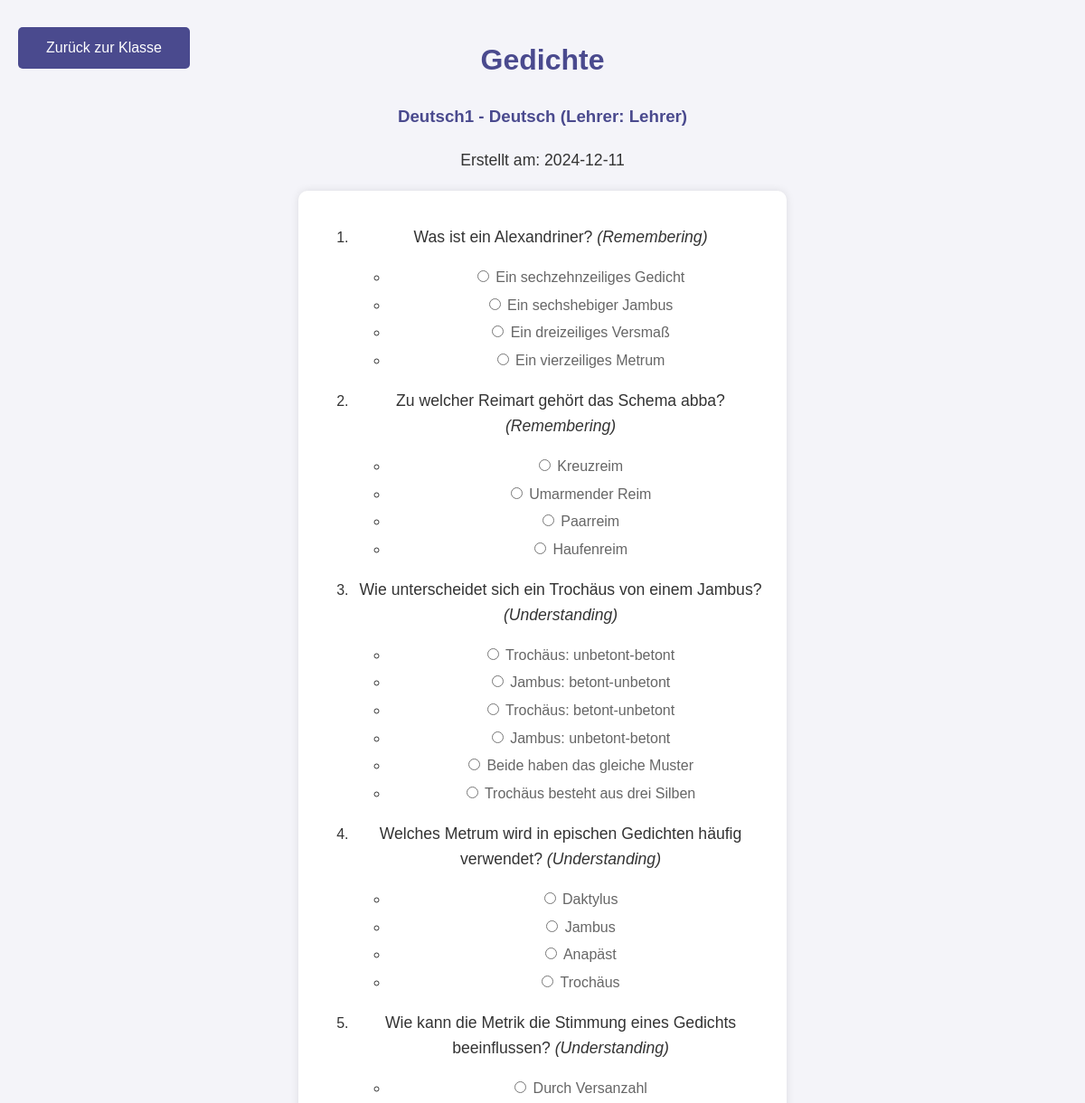
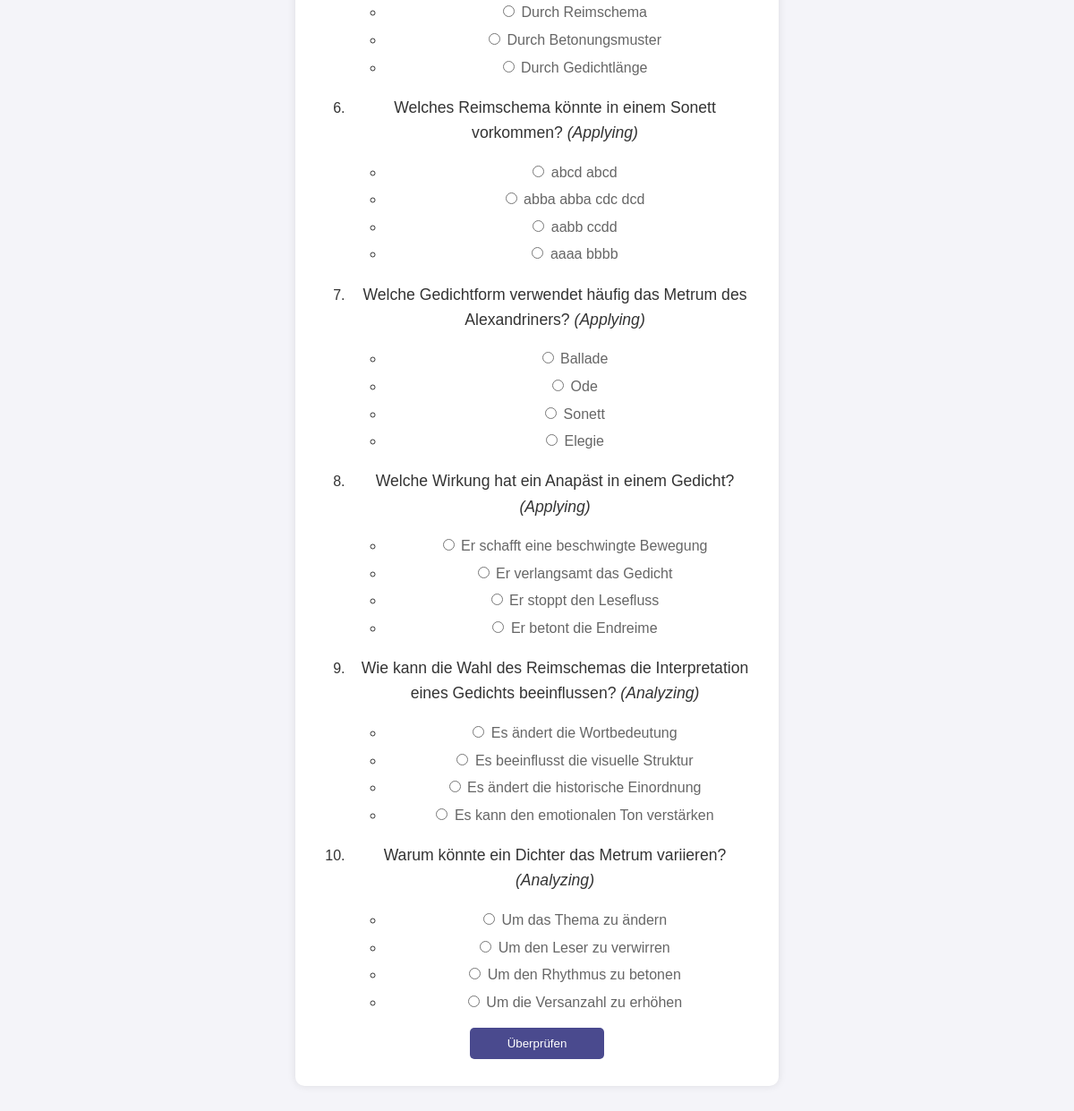
/homework/17/4 (signed in), run on the app's committed database (2 pictures, top to bottom).
### tables this page shows
CREATE TABLE Homework (
    id INTEGER PRIMARY KEY AUTOINCREMENT,
    class_id INTEGER,
    description TEXT NOT NULL,
    date_created TIMESTAMP DEFAULT CURRENT_TIMESTAMP, title TEXT NOT NULL DEFAULT 'Untitled Homework', status TEXT DEFAULT 'draft',
    FOREIGN KEY (class_id) REFERENCES Classes(id)
);

CREATE TABLE "Classes" (
    id INTEGER PRIMARY KEY AUTOINCREMENT,
    class_name TEXT NOT NULL,
    subject TEXT NOT NULL,
    teacher_id INTEGER, grade_level INTEGER,
    FOREIGN KEY (teacher_id) REFERENCES Teachers (id)
);

CREATE TABLE Teachers (
    id INTEGER PRIMARY KEY AUTOINCREMENT,
    name TEXT NOT NULL,
    email TEXT UNIQUE NOT NULL,
    password TEXT NOT NULL
);

CREATE TABLE "HomeworkQuestions" (
  id INTEGER PRIMARY KEY AUTOINCREMENT,
  homework_id INTEGER,
  skill_level INTEGER CHECK (skill_level BETWEEN 1 AND 10),
  question TEXT NOT NULL,
  correct_answer TEXT NOT NULL,
  explanation TEXT,
  question_type TEXT CHECK (
    question_type IN ('multiple_choice', 'text', 'number')
  ),
  options TEXT,
  taxonomy TEXT,
  FOREIGN KEY (homework_id) REFERENCES Homework (id) ON DELETE CASCADE
);

### app.py (the view)
@app.route('/homework/<int:homework_id>/<int:student_id>')
def view_homework_student(homework_id, student_id):
    import json
    conn = get_db_connection()
    class_info = conn.execute(
        'SELECT Classes.id, Classes.class_name, Classes.subject, Teachers.name AS teacher_name '
        'FROM Classes '
        'JOIN Teachers ON Classes.teacher_id = Teachers.id '
        'JOIN Homework ON Classes.id = Homework.class_id '
        'WHERE Homework.id = ?', (homework_id,)
    ).fetchone()
    if not class_info:
        conn.close()
        return "Fehler: Diese Klasse existiert nicht.", 404
    homework_status = conn.execute(
        '''
        SELECT CASE
                   WHEN HomeworkResults.date_submitted IS NOT NULL THEN 'Done'
                   ELSE 'Offen'
               END AS status
        FROM Homework
        LEFT JOIN HomeworkResults ON Homework.id = HomeworkResults.homework_id
        AND HomeworkResults.student_id = ?
        WHERE Homework.id = ?
        ''', (student_id, homework_id)
    ).fetchone()
    student = conn.execute(
        'SELECT class_skill_level FROM ClassMembers WHERE student_id = ?', (student_id,)
    ).fetchone()
    student_skill_level = student['class_skill_level'] if student else 0
    if student_skill_level <= 3:
        skill_level = 1
    elif student_skill_level <= 7:
        skill_level = 4
    else:
        skill_level = 8
    homework = conn.execute(
        'SELECT id, title, description, date_created, class_id FROM Homework WHERE id = ?',
        (homework_id,)
    ).fetchone()
    if not homework:
        conn.close()
        return "Fehler: Diese Hausaufgabe existiert nicht.", 404
    question_data = conn.execute(
        'SELECT question, correct_answer, explanation, options, taxonomy, skill_level FROM HomeworkQuestions WHERE homework_id = ? AND skill_level = ?',
        (homework_id, skill_level)
    ).fetchall()
    questions = []
    correct_answers = {}
    explanations = {}
    for idx, row in enumerate(question_data):
        question = dict(row)
        question['options'] = [{'index': i, 'option': opt} for i, opt in enumerate(json.loads(question['options']))]
        questions.append({'index': idx, **question})
        correct_answers[idx] = question['correct_answer']
        explanations[idx] = question['explanation']
    conn.close()
    return render_template(
        'view_homework_student.html',
        homework=homework,
        questions=questions,
        class_info=class_info,
        student_id=student_id,
        correct_answers=correct_answers,
        explanations=explanations,
        homework_status=homework_status['status']  # Den Status zur Vorlage übergeben
    )

### app.py (called while the page is built)
def get_db_connection():
    conn = sqlite3.connect('ahg/database.db')
    conn.row_factory = sqlite3.Row
    return conn

### templates/view_homework_student.html (shortened to what this page needs)
<!DOCTYPE html>
<html lang="de">
<head>
    <link rel="stylesheet" href="{{ url_for('static', filename='styles.css') }}">
</head>
<body>
    <div class="top-buttons" style="display: flex; justify-content: flex-start;">
        <a href="/class_details_student/{{ class_info['id'] }}/{{ student_id }}" class="button">Zurück zur Klasse</a>
    </div>
    <h1>{{ homework['title'] }}</h1>
    <h3>{{ class_info.class_name }} - {{ class_info.subject }} (Lehrer: {{ class_info.teacher_name }})</h3>
    <p>Erstellt am: {{ homework['date_created'] }}</p>
    <form id="homework-form">
        <ol>
            {% for question in questions %}
                <li>
                    <p>{{ question['question'] }}
 <em>({{ question['taxonomy'] }})</em></p>
                    <ul>
                        {% for option in question['options'] %}
                            <li>
                                <label>
                                    <input type="radio" name="answer_{{ question.index }}" value="{{ option.index }}">
                                    {{ option.option }}
                                </label>
                            </li>
                        {% endfor %}
                    </ul>
                </li>
            {% endfor %}
        </ol>
        <button id="check-button" type="button" onclick="checkAnswers()">Überprüfen</button>
    </form>
</body>
</html>

### static/styles.css (style rules this page uses)
body { font-family: 'Arial', sans-serif; background-color: #f4f4f9; color: #333; margin: 0; padding: 20px; line-height: 1.6; }
h1, h2, h3 { color: #4a4a8e; text-align: center; }
.button, button, .back-button { background-color: #4a4a8e; color: white; border: none; padding: 10px 20px; margin: 10px 0; border-radius: 5px; cursor: pointer; transition: background-color 0.3s ease; text-decoration: none; display: block; text-align: center; width: 150px; margin-left: auto; margin-right: auto; }
.top-buttons { position: absolute; top: 20px; left: 20px; display: flex; gap: 10px; }
form { background-color: #fff; padding: 20px; border-radius: 10px; box-shadow: 0 0 10px rgba(0, 0, 0, 0.1); max-width: 400px; margin: 20px auto; }
label { display: block; margin-bottom: 5px; color: #666; }
a { text-decoration: none; color: #4a4a8e; }
form { background-color: #fff; padding: 20px; border-radius: 10px; box-shadow: 0 0 10px rgba(0, 0, 0, 0.1); max-width: 500px; margin: 20px auto; text-align: center; }
p { color: #333; font-size: 1.1em; text-align: center; }

### data on the page
Homework: title "Gedichte", date_created "2024-12-11"
Classes: class_name "Deutsch1", subject "Deutsch"
Teachers: teacher_name "Lehrer"
HomeworkQuestions: question "Was ist ein Alexandriner?", taxonomy "Remembering", option "Ein sechzehnzeiliges Gedicht" "Ein sechshebiger Jambus" "Ein dreizeiliges Versmaß" "Ein vierzeiliges Metrum"
HomeworkQuestions: question "Zu welcher Reimart gehört das Schema abba?", taxonomy "Remembering", option "Kreuzreim" "Umarmender Reim" "Paarreim" "Haufenreim"
HomeworkQuestions: question "Wie unterscheidet sich ein Trochäus von einem Jambus?", taxonomy "Understanding", option "Trochäus: unbetont-betont" "Jambus: betont-unbetont" "Trochäus: betont-unbetont" "Jambus: unbetont-betont" "Beide haben das gleiche Muster" "Trochäus besteht aus drei Silben"
HomeworkQuestions: question "Welches Metrum wird in epischen Gedichten häufig verwendet?", taxonomy "Understanding", option "Daktylus" "Jambus" "Anapäst" "Trochäus"
HomeworkQuestions: question "Wie kann die Metrik die Stimmung eines Gedichts beeinflussen?", taxonomy "Understanding", option "Durch Versanzahl" "Durch Reimschema" "Durch Betonungsmuster" "Durch Gedichtlänge"
HomeworkQuestions: question "Welches Reimschema könnte in einem Sonett vorkommen?", taxonomy "Applying", option "abcd abcd" "abba abba cdc dcd" "aabb ccdd" "aaaa bbbb"
HomeworkQuestions: question "Welche Gedichtform verwendet häufig das Metrum des Alexandriners?", taxonomy "Applying", option "Ballade" "Ode" "Sonett" "Elegie"
HomeworkQuestions: question "Welche Wirkung hat ein Anapäst in einem Gedicht?", taxonomy "Applying", option "Er schafft eine beschwingte Bewegung" "Er verlangsamt das Gedicht" "Er stoppt den Lesefluss" "Er betont die Endreime"
HomeworkQuestions: question "Wie kann die Wahl des Reimschemas die Interpretation eines Gedichts beeinflussen?", taxonomy "Analyzing", option "Es ändert die Wortbedeutung" "Es beeinflusst die visuelle Struktur" "Es ändert die historische Einordnung" "Es kann den emotionalen Ton verstärken"
HomeworkQuestions: question "Warum könnte ein Dichter das Metrum variieren?", taxonomy "Analyzing", option "Um das Thema zu ändern" "Um den Leser zu verwirren" "Um den Rhythmus zu betonen" "Um die Versanzahl zu erhöhen"
